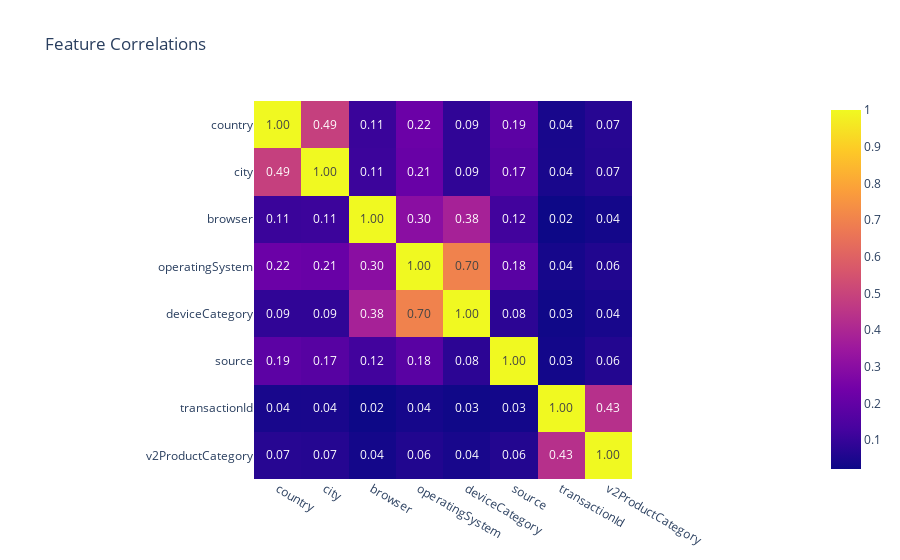

This figure's notebook cell:
### Code cell
fig = px.imshow(encoded_df['country':].corr(), x=encoded_df.columns[1:], y=encoded_df.columns[1:], 
                    text_auto='.2f', title="Feature Correlations")
fig.show()

### Figure 1 — Plotly figure (JSON) as saved in the notebook; plotly's stock layout.template omitted (floating-point values rounded to 4 significant figures)
{"data": [{"coloraxis": "coloraxis", "hovertemplate": "x: %{x}<br>y: %{y}<br>color: %{z}<extra></extra>", "name": "0", "texttemplate": "%{z:.2f}", "type": "heatmap", "x": ["country", "city", "browser", "operatingSystem", "deviceCategory", "source", "transactionId", "v2ProductCategory"], "xaxis": "x", "y": ["country", "city", "browser", "operatingSystem", "deviceCategory", "source", "transactionId", "v2ProductCategory"], "yaxis": "y", "z": [[1, 0.4886, 0.1079, 0.222, 0.08851, 0.1855, 0.04224, 0.07158], [0.4886, 1, 0.1112, 0.2131, 0.08879, 0.1712, 0.04376, 0.06686], [0.1079, 0.1112, 1.0, 0.3011, 0.3815, 0.1229, 0.02147, 0.03535], [0.222, 0.2131, 0.3011, 1.0, 0.6998, 0.1776, 0.03908, 0.05904], [0.08851, 0.08879, 0.3815, 0.6998, 1, 0.08043, 0.0274, 0.04322], [0.1855, 0.1712, 0.1229, 0.1776, 0.08043, 1.0, 0.03367, 0.06423], [0.04224, 0.04376, 0.02147, 0.03908, 0.0274, 0.03367, 1, 0.4321], [0.07158, 0.06686, 0.03535, 0.05904, 0.04322, 0.06423, 0.4321, 1]]}], "layout": {"coloraxis": {"colorscale": [[0, "#0d0887"], [0.1111, "#46039f"], [0.2222, "#7201a8"], [0.3333, "#9c179e"], [0.4444, "#bd3786"], [0.5556, "#d8576b"], [0.6667, "#ed7953"], [0.7778, "#fb9f3a"], [0.8889, "#fdca26"], [1, "#f0f921"]]}, "title": {"text": "Feature Correlations"}, "xaxis": {"anchor": "y", "constrain": "domain", "domain": [0, 1], "scaleanchor": "y"}, "yaxis": {"anchor": "x", "autorange": "reversed", "constrain": "domain", "domain": [0, 1]}}}
